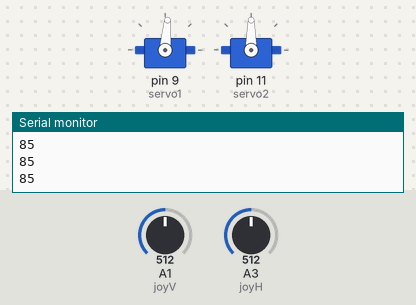
Bench run of a sketch on a simulated Arduino Uno, built with avr-gcc and run on an emulated ATmega328P. Shown: 2 × servo, the last lines printed to the serial monitor. The test bench sets the inputs (shaded band); at power-on: A1 (joyV) = 512, A3 (joyH) = 512.

Above: at 1.2 s.
1.3 s: A1 (joyV) set to 306
At 2.5 s:
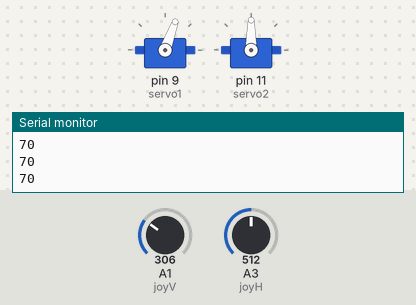
2.8 s: A3 (joyH) set to 716
At 3.6 s:
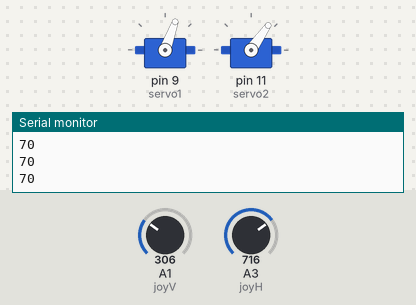
4.3 s: A1 (joyV) set to 122
At 4.6 s:
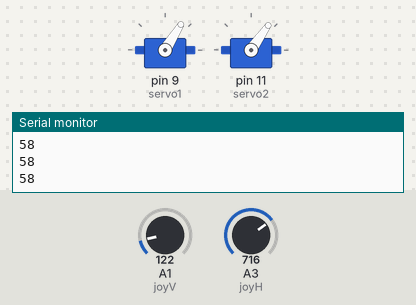
5.8 s: A3 (joyH) set to 900
At 6.8 s:
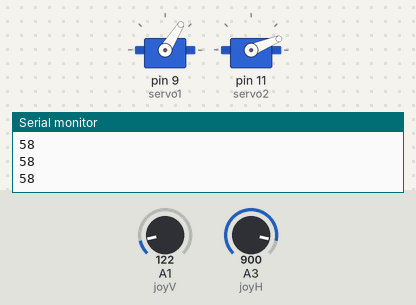
7.3 s: A1 (joyV) set to 511
At 8.4 s:
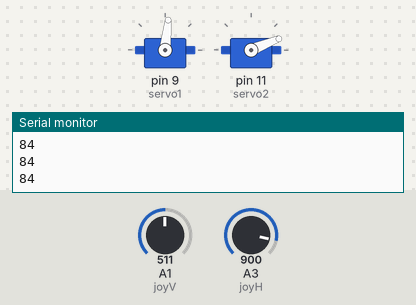
8.8 s: A3 (joyH) set to 1023
At 9.5 s:
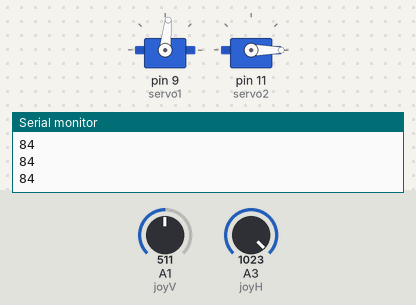
Timing chart, 0 to 11.3 s (numbered marks = the images above; inputs shaded):
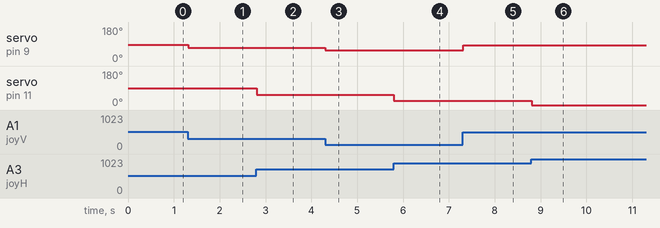

The sketch:

Brazo_Robotico.ino
```cpp
#include <Servo.h>
const int servo1 = 9;
const int servo2 = 11;
const int joyH = A3;
const int joyV = A1;
int posX=90;

int servoVal;

Servo myservo1;
Servo myservo2;

void setup() {
myservo1.attach(servo1);
myservo2.attach(servo2);
Serial.begin(9600);
myservo2.write(posX);

}

void loop() {

servoVal = analogRead(joyH);
servoVal = map(servoVal,0,1023,180,0);
myservo2.write(servoVal);

servoVal = analogRead(joyV);
servoVal = map(servoVal,0,1023,50,120);
myservo1.write(servoVal);
delay(15);

Serial.println(servoVal);
}
```

Measured:
- after the input at 1.3 s, servo on pin 9 (servo1): 85° → 70° at once
- after the input at 2.8 s, servo on pin 11 (servo2): 90° → 55° at once
- after the input at 4.3 s, servo on pin 9 (servo1): 70° → 58° at once
- after the input at 5.8 s, servo on pin 11 (servo2): 55° → 22° at once
- after the input at 7.3 s, servo on pin 9 (servo1): 58° → 84° at once
- after the input at 8.8 s, servo on pin 11 (servo2): 22° → 0° at once
